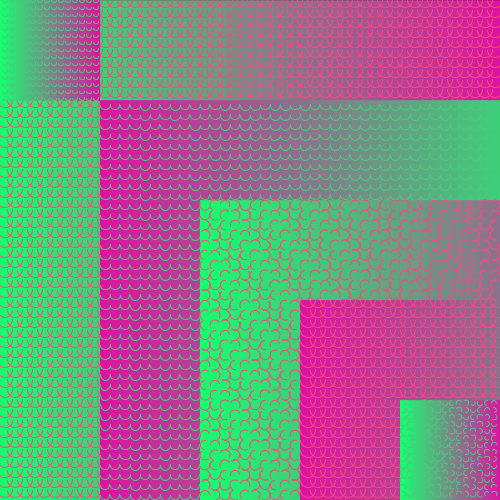
Frame 1 (no input)
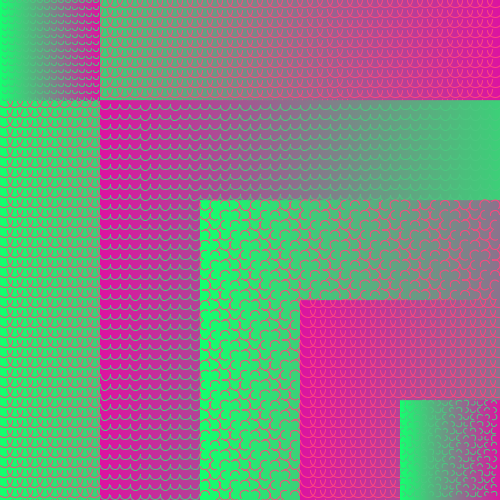
Frame 60 (the mouse pressed at the canvas centre just before this capture)
Frame 120 (the mouse held since frame 60 and released just before this capture): identical to frame 60, image omitted

The Processing sketch that drew these frames (run headless with seeded random() and noise(); from frame 60 on, the mouse is pressed at the canvas centre):

// Processing sketch: PoojaPatel_Ex3
// ── PoojaPatel_Ex3.pde
color b1, b2;

int x = 0;  //1st
int l = 500;  //largest square
int s = 300;  //second largest; 5th
int q = 100;  //2nd
int y = 0;   //3rd
int h = 100;  //third largest
int a = 200;  //use with l; 4th
int b = 400;  //6th
int option = 1;  // for "x" pattern

void setup() {

  size(500, 500);
  background(0);
  smooth();


  b1 = color(20, 255, 110);
  b2 = color(220, 20, 160);

  noFill();
}

void draw() {
  int count =10;
  for (int i = x; i < x + l; i++) {

    float remap = map(i, x, x+l, 0, 1); 

    color c = lerpColor(b1, b2, remap);
    stroke(c);
    line(i, x, i, x+l);
  }
  stroke(255, 70, 127);
  if (option ==1) {
    for (int x = 5; x <= 500; x+=10) {
      for (int y = 0; y <= 500; y+=10) {
        float s = map(count, 1, 0, 0, TWO_PI*2);  //map()
        arc(x, y, 15, 15, s, s+PI);
        count--;
      }
    }
  }

  for (int i = q; i < q + l; i++) {

    float remap = map(i, q, q+l, 0, 1); 

    color c = lerpColor(b2, b1, remap);
    stroke(c);
    line(i, q, i, q+l);
  }

  // beginning at y, as long as < y+h, ++i
  for (int i = y; i < y + h; i++) {
    /* take i as it exists btwn y & (y+h)
     translate that relationship to be from 0 & 1 and remaps a number
     from one range to another
     */
    float remap = map(i, y, y+h, 0, 1); 

    color c = lerpColor(b1, b2, remap);
    stroke(c);
    line(i, y, i, y+h);
  }
  stroke(75, 200, 127);
  if (option ==1) {
    for (int x = 105; x <= 500; x+=10) {
      for (int y = 105; y <= 500; y+=10) {
        float s = map(count, 1, 0, 0, TWO_PI*2);  //map()
        arc(x, y, 10, 10, s, s+PI);
        count--;
      }
    }
  }

  for (int i = a; i < a + l; i++) {

    float remap = map(i, a, a+l, 0, 1); 

    color c = lerpColor(b1, b2, remap);
    stroke(c);
    line(i, a, i, a+l);
  }
  stroke(255, 70, 127);

  if (option ==1) {
    for (int x = 205; x <= 500; x+=10) {
      for (int y = 205; y <= 500; y+=10) {
        float s = map(count, 1, 0, 1, TWO_PI*2);  //map()
        arc(x, y, 10, 10, s, s+PI);
        count--;
      }
    }
  }



  for (int i = s; i < s + l; i++) {

    float remap = map(i, s, s+l, 0, 1); 

    color c = lerpColor(b2, b1, remap);
    stroke(c);
    line(i, s, i, s+l);
  }
  stroke(255, 70, 127);
  if (option ==1) {
    for (int x = 308; x <= 500; x+=10) {
      for (int y = 300; y <= 500; y+=10) {
        float s = map(count, 1, 0, 0, TWO_PI*2);  //map()
        arc(x, y, 15, 15, s, s+PI);
        count--;
      }
    }
  }

  for (int i = b; i <= b + l; i++) {

    float remap = map(i, b, b+l, 0, 5); 

    color c = lerpColor(b1, b2, remap);
    stroke(c);
    line(i, b, i, b+l);
  }
  stroke(75, 200, 127);
  if (option ==1) {
    for (int x = 403; x <= 500; x+=7) {
      for (int y = 403; y <= 500; y+=7) {
        float s = map(count, 0, 1, 1, TWO_PI*2);  //map()
        arc(x, y, 5, 5, s, s+PI);
        count--;
      }
    }
  }

  if (option ==1) {
    for (int x = 5; x <= 100; x+=7) {
      for (int y = 0; y <= 100; y+=7) {
        float s = map(count, 1, 0, 0, TWO_PI*2);  //map()
        arc(x, y, 5, 5, s, s+PI);
        count--;
      }
    }
  }
}
